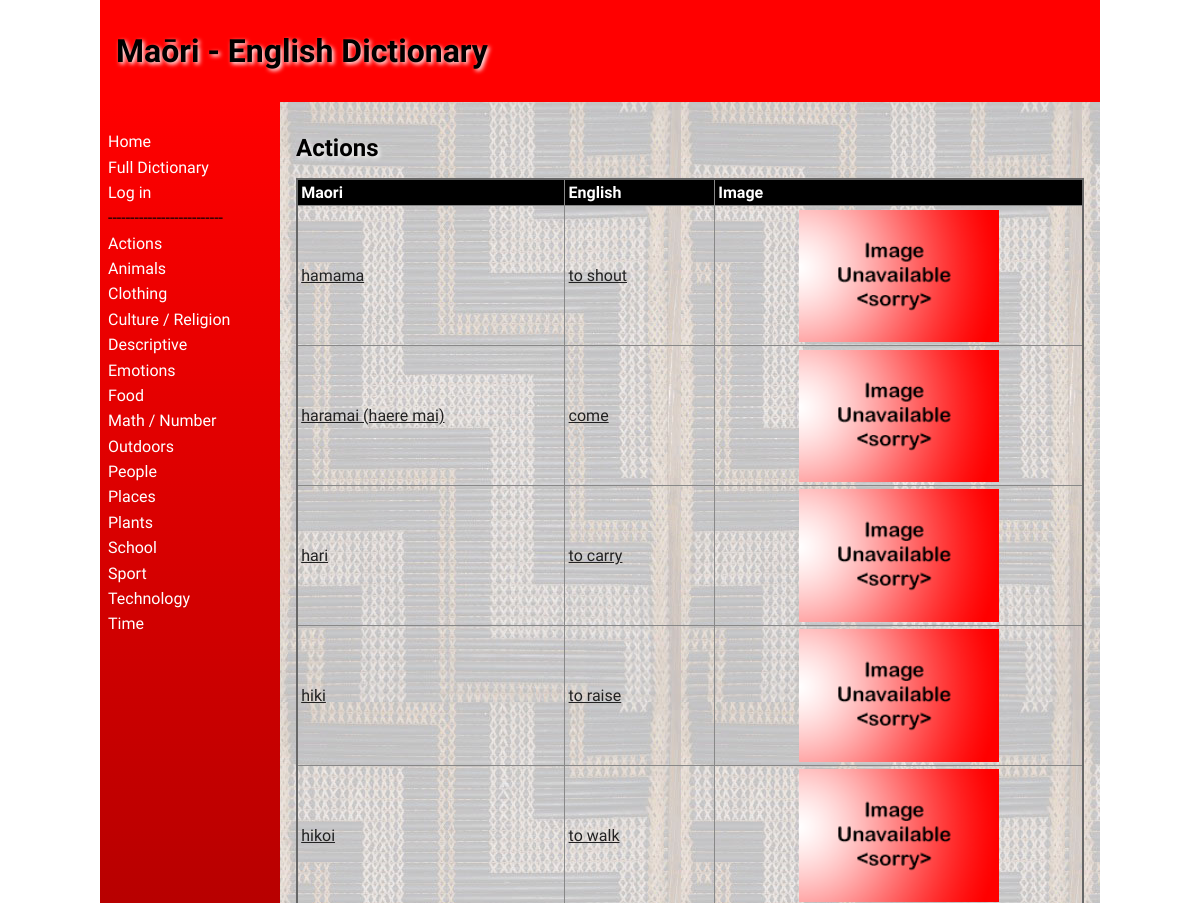
The page /category/1 (upper part) on the database as committed earlier.
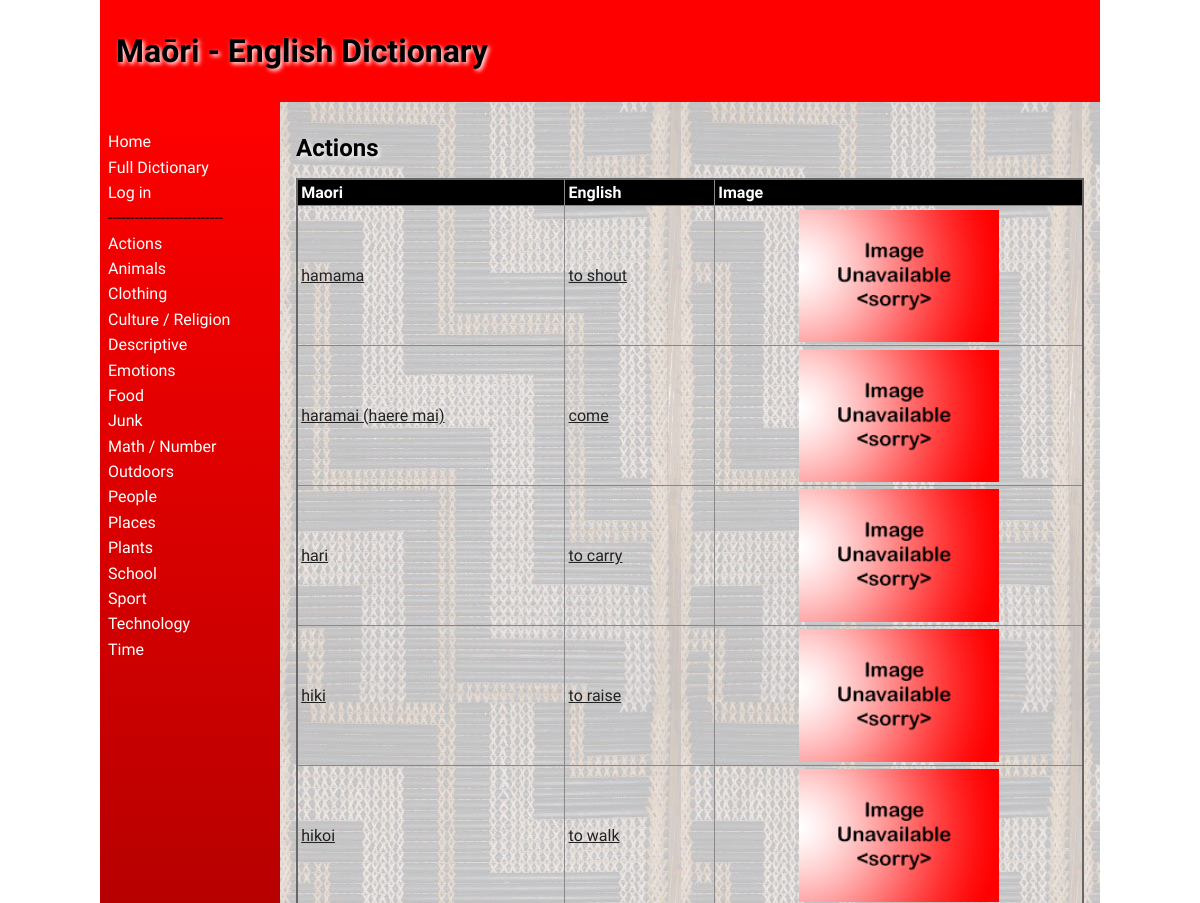
The same page on the database as committed later.
### tables this page shows
CREATE TABLE "categories"
(
	id integer
		primary key autoincrement,
	category_names varchar(30),
	user_created boolean
);

CREATE TABLE "words"
(
	id integer
		primary key autoincrement,
	user_id integer not null
		references user_details,
	category_id integer
		references categories,
	maori varchar(30),
	english varchar(30),
	definition varchar(200),
	level integer,
	timestamp datetime,
	image varchar(100)
);

### app.py (the view)
@app.route('/category/<cat_id>')
def render_category_page(cat_id):
    con = create_connection(DB_NAME)
    query = "SELECT id, category_names, user_created FROM categories WHERE id = ?"
    cur = con.cursor()
    cur.execute(query, (cat_id,))
    fetched_categories = cur.fetchall()
    query = "SELECT * FROM words WHERE category_id = ? ORDER BY maori ASC"
    cur = con.cursor()
    cur.execute(query, (cat_id,))
    fetched_words = cur.fetchall()
    con.close()
    return render_template('category.html', logged_in=is_logged_in(), category_list=category_list(),
                           category_data=fetched_categories, category_words=fetched_words,
                           teacher_perms=is_teacher())

### app.py (called while the page is built)
def create_connection(db_file):
    try:
        connection = sqlite3.connect(db_file)
        connection.execute('pragma foreign_keys=ON')
        return connection
    except Error as e:
        print(e)
    return None

def is_logged_in():
    if session.get("email") is None:
        print("Not logged in")
        return False
    else:
        print("Logged in")
        return True

def is_teacher():
    if not is_logged_in() or (session.get("teacher") is (None or 0)):
        print("Not teacher logged in")
        return False
    else:
        print("Teacher logged in")
        return True

def category_list():
    con = create_connection(DB_NAME)
    query = "SELECT * FROM categories ORDER BY category_names ASC"
    cur = con.cursor()
    cur.execute(query)
    queried_categories = cur.fetchall()
    con.close()
    return queried_categories

### templates/category.html (shortened to what this page needs)
{% extends 'base.html' %}
{% block main %}
<table class="table">
    <h2>{{ category_data[0][1] }}
    </h2>
    <thead>
        <tr>
            <th>Maori</th>
            <th>English</th>
            <th>Image</th>
        </tr>
    </thead>
    <tbody>
    {% for category_word in category_words %}
    <tr>
        <td><a href="/word/{{ category_word [0] }}">{{ category_word[3] }}</a></td>
        <td><a href="/word/{{ category_word [0] }}">{{ category_word[4] }}</a></td>
        <td><img src="/static/images/{{ category_word [8] }}"></td>
    </tr>
    {% endfor %}
    </tbody>
</table>
{% endblock %}

### templates/base.html (shortened to what this page needs)
<!doctype html>
<html lang="en">
<head>
    <link href="{{ url_for('static', filename='css/style.css') }}" rel="stylesheet">
</head>
<body>
<div id="container">
    <header>
        <h1>Maōri - English Dictionary</h1>
    </header>
    <nav>
        <ul>
            <li><a href="\">Home</a></li>
            <li><a href="/full_dictionary">Full Dictionary</a></li>
            {% if logged_in %}
                {% if teacher_perms %}
        <li>--------------------------</li>
                    <li><a href="/add_category">Add Category</a></li>
                    <li><a href="/add_word">Add Word</a></li>
                {% endif %}
        <li>--------------------------</li>
                <a href="/logout">Log out</a>
            {% else %}
                <li><a href="/login">Log in</a></li>
            {% endif %}
        <li>--------------------------</li>
            {% for category in category_list %}
            <li><a href="/category/{{ category[0] }}">{{ category[1] }}</a></li>
            {% endfor %}
        </ul>
    </nav>
    <main>
        {% block main%}{% endblock %}
    </main>
</div>
</body>
</html>

Rows that differ between the two databases and show on the page:
added categories: category_names "Junk"
